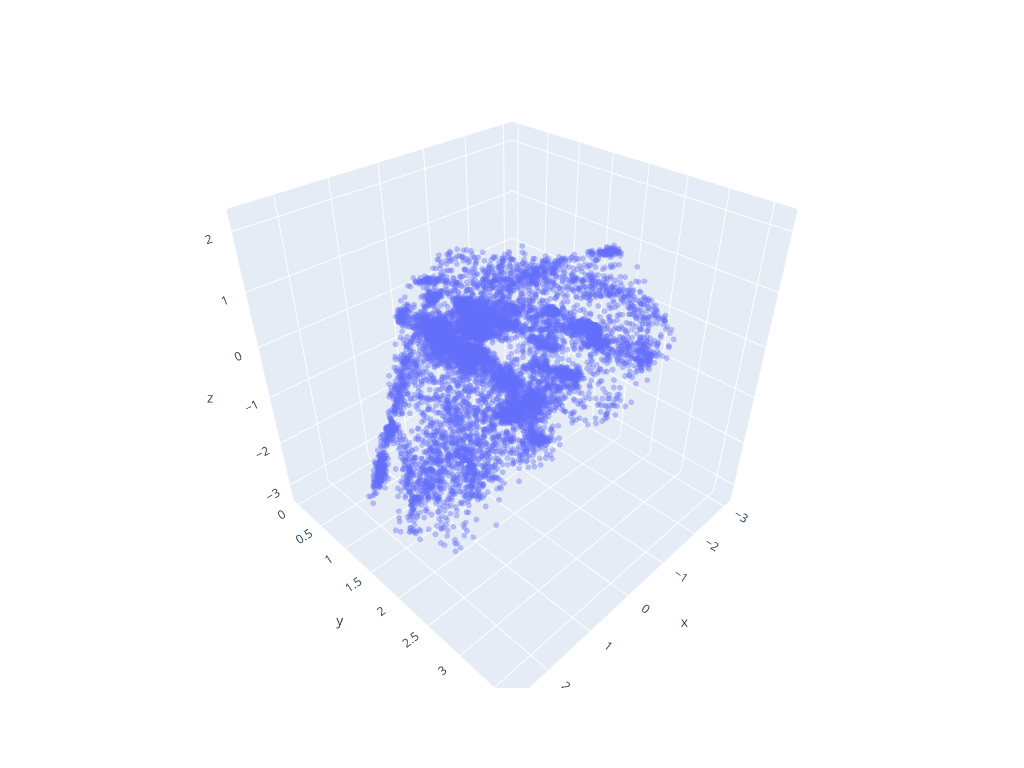

The notebook cell this image was saved under:
### Markdown cell above
# Whitened Data

### Code cell
import plotly.express as px

# centered = subset - subset.mean(axis=0)
# U, S, Vt = np.linalg.svd(centered, full_matrices=False)
# whitened = centered @ Vt.T / S

whitened = subset

fig = px.scatter_3d(
    x=whitened[:, 0],
    y=whitened[:, 1],
    z=whitened[:, 2],
    opacity=0.4)
fig.update_traces(marker=dict(size=2))
fig.update_layout(width=1024,
                  height=768, scene=dict(aspectmode='cube'))
fig.show()

### Figure 1 — Plotly figure (JSON) as saved in the notebook; plotly's stock layout.template omitted (floating-point values rounded to 4 significant figures; data arrays with more than 128 entries replaced by an {"elided": "..."} marker saying what was removed)
{"data": [{"hovertemplate": "x=%{x}<br>y=%{y}<br>z=%{z}<extra></extra>", "legendgroup": "", "marker": {"color": "#636efa", "opacity": 0.4, "size": 2, "symbol": "circle"}, "mode": "markers", "name": "", "scene": "scene", "showlegend": false, "type": "scatter3d", "x": {"elided": "10000 float values"}, "y": {"elided": "10000 float values"}, "z": {"elided": "10000 float values"}}], "layout": {"height": 768, "legend": {"tracegroupgap": 0}, "margin": {"t": 60}, "scene": {"aspectmode": "cube", "domain": {"x": [0, 1], "y": [0, 1]}, "xaxis": {"title": {"text": "x"}}, "yaxis": {"title": {"text": "y"}}, "zaxis": {"title": {"text": "z"}}}, "width": 1024}}
